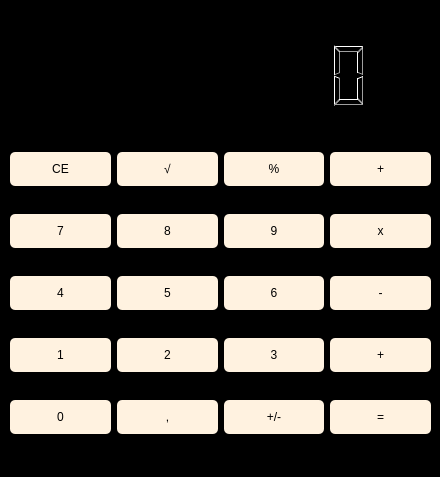
<?xml version="1.0" encoding="UTF-8"?>
<ui version="4.0">
 <class>Dialog</class>
 <widget class="QDialog" name="Dialog">
  <property name="geometry">
   <rect>
    <x>0</x>
    <y>0</y>
    <width>440</width>
    <height>477</height>
   </rect>
  </property>
  <property name="windowTitle">
   <string>Dialog</string>
  </property>
  <property name="styleSheet">
   <string notr="true">.QPushButton{

	background-color: #FFF2E0;
	border: none;

	padding: 10px;

	border-radius: 5px;

	transition: .5s;
	
}


.QPushButton:hover{

background-color: #dec8a9;
transform: translateY(-2px);

cursor: pointer;

}


QDialog{

background-color: #000;

}</string>
  </property>
  <widget class="QWidget" name="verticalLayoutWidget">
   <property name="geometry">
    <rect>
     <x>10</x>
     <y>20</y>
     <width>421</width>
     <height>111</height>
    </rect>
   </property>
   <layout class="QVBoxLayout" name="verticalLayout">
    <item alignment="Qt::AlignRight">
     <widget class="QLCDNumber" name="lcdNumber">
      <property name="minimumSize">
       <size>
        <width>300</width>
        <height>50</height>
       </size>
      </property>
      <property name="maximumSize">
       <size>
        <width>800</width>
        <height>70</height>
       </size>
      </property>
      <property name="styleSheet">
       <string notr="true">.QLCDNumber{

border: none;

}</string>
      </property>
     </widget>
    </item>
   </layout>
  </widget>
  <widget class="QWidget" name="gridLayoutWidget">
   <property name="geometry">
    <rect>
     <x>10</x>
     <y>130</y>
     <width>421</width>
     <height>331</height>
    </rect>
   </property>
   <layout class="QGridLayout" name="gridLayout">
    <item row="1" column="1">
     <widget class="QPushButton" name="eight">
      <property name="text">
       <string>8</string>
      </property>
      <property name="shortcut">
       <string>8</string>
      </property>
     </widget>
    </item>
    <item row="3" column="0">
     <widget class="QPushButton" name="one">
      <property name="text">
       <string>1</string>
      </property>
      <property name="shortcut">
       <string>1</string>
      </property>
     </widget>
    </item>
    <item row="2" column="2">
     <widget class="QPushButton" name="six">
      <property name="text">
       <string>6</string>
      </property>
      <property name="shortcut">
       <string>6</string>
      </property>
     </widget>
    </item>
    <item row="3" column="1">
     <widget class="QPushButton" name="two">
      <property name="text">
       <string>2</string>
      </property>
      <property name="shortcut">
       <string>2</string>
      </property>
     </widget>
    </item>
    <item row="4" column="2">
     <widget class="QPushButton" name="invert">
      <property name="text">
       <string>+/-</string>
      </property>
     </widget>
    </item>
    <item row="0" column="2">
     <widget class="QPushButton" name="percentage">
      <property name="text">
       <string>%</string>
      </property>
     </widget>
    </item>
    <item row="0" column="3">
     <widget class="QPushButton" name="plus">
      <property name="text">
       <string>+</string>
      </property>
      <property name="shortcut">
       <string>+</string>
      </property>
     </widget>
    </item>
    <item row="0" column="1">
     <widget class="QPushButton" name="root">
      <property name="text">
       <string>√</string>
      </property>
     </widget>
    </item>
    <item row="2" column="0">
     <widget class="QPushButton" name="four">
      <property name="text">
       <string>4</string>
      </property>
      <property name="shortcut">
       <string>4</string>
      </property>
     </widget>
    </item>
    <item row="1" column="0">
     <widget class="QPushButton" name="seven">
      <property name="text">
       <string>7</string>
      </property>
      <property name="shortcut">
       <string>7</string>
      </property>
     </widget>
    </item>
    <item row="2" column="1">
     <widget class="QPushButton" name="five">
      <property name="text">
       <string>5</string>
      </property>
      <property name="shortcut">
       <string>5</string>
      </property>
     </widget>
    </item>
    <item row="3" column="2">
     <widget class="QPushButton" name="three">
      <property name="text">
       <string>3</string>
      </property>
      <property name="shortcut">
       <string>3</string>
      </property>
     </widget>
    </item>
    <item row="1" column="2">
     <widget class="QPushButton" name="nine">
      <property name="text">
       <string>9</string>
      </property>
      <property name="shortcut">
       <string>9</string>
      </property>
     </widget>
    </item>
    <item row="3" column="3">
     <widget class="QPushButton" name="plus_2">
      <property name="text">
       <string>+</string>
      </property>
     </widget>
    </item>
    <item row="2" column="3">
     <widget class="QPushButton" name="minus">
      <property name="text">
       <string>-</string>
      </property>
      <property name="shortcut">
       <string>-</string>
      </property>
     </widget>
    </item>
    <item row="1" column="3">
     <widget class="QPushButton" name="multiply">
      <property name="text">
       <string>x</string>
      </property>
      <property name="shortcut">
       <string>X</string>
      </property>
     </widget>
    </item>
    <item row="4" column="0">
     <widget class="QPushButton" name="zero">
      <property name="text">
       <string>0</string>
      </property>
      <property name="shortcut">
       <string>0</string>
      </property>
     </widget>
    </item>
    <item row="0" column="0">
     <widget class="QPushButton" name="clean">
      <property name="styleSheet">
       <string notr="true">.QPushButton{

	background-color: #FFF2E0;

}</string>
      </property>
      <property name="text">
       <string>CE</string>
      </property>
      <property name="shortcut">
       <string>Backspace</string>
      </property>
     </widget>
    </item>
    <item row="4" column="3">
     <widget class="QPushButton" name="equal">
      <property name="text">
       <string>=</string>
      </property>
      <property name="shortcut">
       <string>Return</string>
      </property>
     </widget>
    </item>
    <item row="4" column="1">
     <widget class="QPushButton" name="comma">
      <property name="text">
       <string>,</string>
      </property>
      <property name="shortcut">
       <string>,</string>
      </property>
     </widget>
    </item>
   </layout>
  </widget>
 </widget>
 <resources/>
 <connections/>
</ui>
